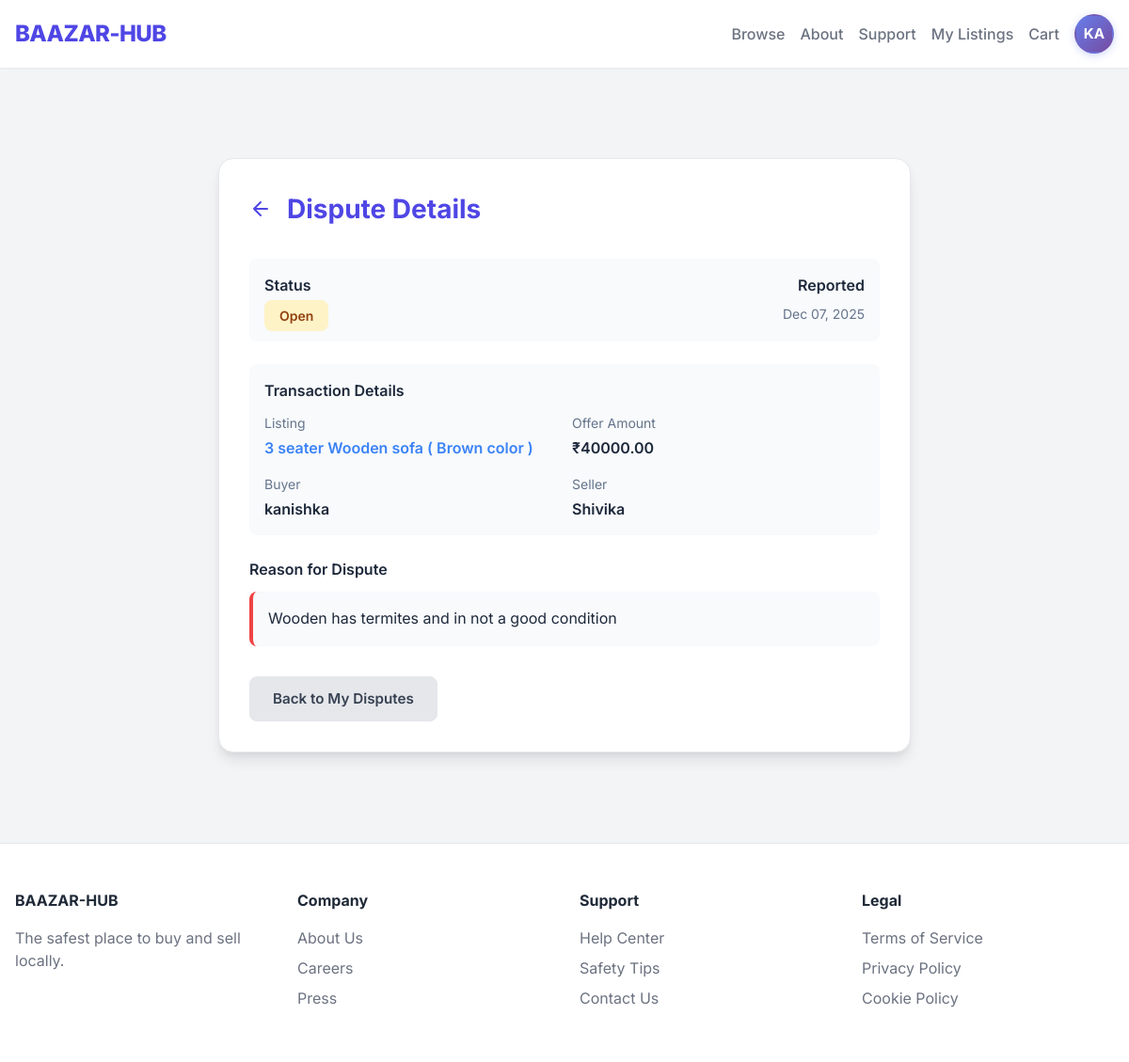
The app's page /disputes/3/ (signed in) with its own data.
### disputes/models.py (models this page shows, shortened)
class Dispute(models.Model):
    STATUS_CHOICES = [
        ('open', 'Open'),
        ('resolved', 'Resolved'),
        ('closed', 'Closed'),
    ]
    reporter = models.ForeignKey(User, on_delete=models.CASCADE, related_name='disputes_reported')
    transaction = models.ForeignKey(Offer, on_delete=models.CASCADE, related_name='disputes')
    reason = models.TextField()
    status = models.CharField(max_length=20, choices=STATUS_CHOICES, default='open')
    created_at = models.DateTimeField(auto_now_add=True)

### offers/models.py (models this page shows, shortened)
class Offer(models.Model):
    STATUS_CHOICES = [
        ('pending', 'Pending'),
        ('accepted', 'Accepted'),
        ('rejected', 'Rejected'),
    ]
    buyer = models.ForeignKey(User, on_delete=models.CASCADE, related_name='offers_made')
    listing = models.ForeignKey(Listing, on_delete=models.CASCADE, related_name='offers')
    amount = models.DecimalField(max_digits=10, decimal_places=2)
    status = models.CharField(max_length=20, choices=STATUS_CHOICES, default='pending')
    created_at = models.DateTimeField(auto_now_add=True)
    updated_at = models.DateTimeField(auto_now=True)

### listings/models.py (models this page shows, shortened)
class Listing(models.Model):
    STATUS_CHOICES = [
        ('pending', 'Pending'),
        ('approved', 'Approved'),
        ('rejected', 'Rejected'),
    ]
    title = models.CharField(max_length=255)
    description = models.TextField()
    price = models.DecimalField(max_digits=10, decimal_places=2)
    category = models.ForeignKey(Category, on_delete=models.SET_NULL, null=True, related_name='listings')
    seller = models.ForeignKey(User, on_delete=models.CASCADE, related_name='listings')
    status = models.CharField(max_length=20, choices=STATUS_CHOICES, default='pending')
    created_at = models.DateTimeField(auto_now_add=True)
    updated_at = models.DateTimeField(auto_now=True)
    flags = models.IntegerField(default=0)

### disputes/views.py (the view)
# urls.py: path('<int:dispute_id>/', dispute_detail, name='dispute_detail'),
@login_required
def dispute_detail(request, dispute_id):
    dispute = get_object_or_404(Dispute, id=dispute_id)
    if request.user != dispute.reporter and not request.user.is_staff:
        messages.error(request, "You don't have permission to view this dispute.")
        return redirect('user_profile')
    return render(request, 'disputes/dispute_detail.html', {'dispute': dispute})

### templates/disputes/dispute_detail.html (shortened to what this page needs)
{% extends 'base.html' %}
{% block content %}
<div style="max-width: 800px; margin: 2rem auto; padding: 2rem;">
    <div class="card" style="padding: 2rem; border-radius: 1rem; box-shadow: var(--shadow-lg);">
        <div style="display: flex; align-items: center; gap: 1rem; margin-bottom: 2rem;">
            <a href="{% url 'my_disputes' %}" style="color: var(--primary-color); text-decoration: none; display: flex; align-items: center;">
                <svg xmlns="http://www.w3.org/2000/svg" width="24" height="24" viewBox="0 0 24 24" fill="none" stroke="currentColor" stroke-width="2" stroke-linecap="round" stroke-linejoin="round">
                    <path d="M19 12H5M12 19l-7-7 7-7"></path>
                </svg>
            </a>
            <h2 style="font-size: 1.75rem; font-weight: 700; color: var(--primary-color); margin: 0;">Dispute Details</h2>
        </div>
        <div style="margin-bottom: 2rem;">
            <div style="display: flex; justify-content: space-between; align-items: start; margin-bottom: 1.5rem; padding: 1rem; background-color: #f8fafc; border-radius: 0.5rem;">
                <div>
                    <p style="font-weight: 600; color: #1e293b; margin: 0 0 0.5rem 0;">Status</p>
                    <span style="padding: 0.5rem 1rem; border-radius: 0.5rem; font-weight: 600; font-size: 0.875rem;
                        {% if dispute.status == 'open' %}background-color: #fef3c7; color: #92400e;
                        {% elif dispute.status == 'resolved' %}background-color: #d1fae5; color: #065f46;
                        {% else %}background-color: #e5e7eb; color: #374151;{% endif %}">
                        {{ dispute.get_status_display }}
                    </span>
                </div>
                <div style="text-align: right;">
                    <p style="font-weight: 600; color: #1e293b; margin: 0 0 0.5rem 0;">Reported</p>
                    <p style="color: #64748b; margin: 0; font-size: 0.875rem;">{{ dispute.created_at|date:"M d, Y" }}</p>
                </div>
            </div>
            <div style="margin-bottom: 1.5rem; padding: 1rem; background-color: #f8fafc; border-radius: 0.5rem;">
                <p style="font-weight: 600; color: #1e293b; margin: 0 0 0.75rem 0;">Transaction Details</p>
                <div style="display: grid; grid-template-columns: 1fr 1fr; gap: 1rem;">
                    <div>
                        <p style="color: #64748b; font-size: 0.875rem; margin: 0 0 0.25rem 0;">Listing</p>
                        <a href="{% url 'listing_detail' dispute.transaction.listing.pk %}" style="color: #3b82f6; font-weight: 600; text-decoration: none;">{{ dispute.transaction.listing.title }}</a>
                    </div>
                    <div>
                        <p style="color: #64748b; font-size: 0.875rem; margin: 0 0 0.25rem 0;">Offer Amount</p>
                        <p style="font-weight: 600; color: #1e293b; margin: 0;">₹{{ dispute.transaction.amount }}</p>
                    </div>
                    <div>
                        <p style="color: #64748b; font-size: 0.875rem; margin: 0 0 0.25rem 0;">Buyer</p>
                        <p style="font-weight: 600; color: #1e293b; margin: 0;">{{ dispute.transaction.buyer.username }}</p>
                    </div>
                    <div>
                        <p style="color: #64748b; font-size: 0.875rem; margin: 0 0 0.25rem 0;">Seller</p>
                        <p style="font-weight: 600; color: #1e293b; margin: 0;">{{ dispute.transaction.listing.seller.username }}</p>
                    </div>
                </div>
            </div>
            <div style="margin-bottom: 1.5rem;">
                <p style="font-weight: 600; color: #1e293b; margin: 0 0 0.75rem 0;">Reason for Dispute</p>
                <div style="padding: 1rem; background-color: #f8fafc; border-radius: 0.5rem; border-left: 4px solid #ef4444;">
                    <p style="color: #1e293b; margin: 0; white-space: pre-wrap; line-height: 1.6;">{{ dispute.reason }}</p>
                </div>
            </div>
        </div>
        <div style="display: flex; gap: 1rem;">
            <a href="{% url 'my_disputes' %}" class="btn btn-secondary" style="background-color: #e5e7eb; color: #374151; padding: 0.75rem 1.5rem; border-radius: 0.5rem; font-weight: 600; text-decoration: none; text-align: center;">
                Back to My Disputes
            </a>
        </div>
    </div>
</div>
{% endblock %}

### templates/base.html (shortened to what this page needs)
<!DOCTYPE html>
<html lang="en">
<head>
    {% load static %}
    <link rel="stylesheet" href="{% static 'css/style.css' %}">
</head>
<body>
    <nav class="navbar">
        <div class="container navbar-content">
            <a href="/" class="logo">BAAZAR-HUB</a>
            <ul class="nav-links">
                <li><a href="/" class="nav-link">Browse</a></li>
                <li><a href="#" class="nav-link">About</a></li>
                <li><a href="#" class="nav-link">Support</a></li>
                {% if user.is_authenticated %}
                <li><a href="{% url 'my_listings' %}" class="nav-link">My Listings</a></li>
                <li><a href="{% url 'cart_view' %}" class="nav-link">Cart</a></li>
                <li class="profile-dropdown-container" style="position: relative; list-style: none;">
                    <div class="profile-icon"
                         style="width: 42px; height: 42px; border-radius: 50%; background: linear-gradient(135deg, #667eea 0%, #764ba2 100%); color: white; display: flex; align-items: center; justify-content: center; font-weight: 700; font-size: 0.95rem; cursor: pointer; transition: all 0.3s ease; border: 2px solid transparent; box-shadow: 0 2px 8px rgba(102, 126, 234, 0.3); position: relative;">
                        {{ user.username|slice:":2"|upper }}
                    </div>
                </li>
                {% else %}
                <li><a href="{% url 'login' %}" class="nav-link">Log In</a></li>
                <li><a href="{% url 'register' %}" class="btn btn-primary">Sign Up</a></li>
                {% endif %}
            </ul>
        </div>
    </nav>
    <main class="container" style="min-height: 80vh; padding-top: 2rem;">
        {% block content %}{% endblock %}
    </main>
    <footer class="footer">
        <div class="container footer-content">
            <div class="footer-col">
                <h4>BAAZAR-HUB</h4>
                <p style="color: var(--text-muted);">The safest place to buy and sell locally.</p>
            </div>
            <div class="footer-col">
                <h4>Company</h4>
                <ul>
                    <li><a href="#">About Us</a></li>
                    <li><a href="#">Careers</a></li>
                    <li><a href="#">Press</a></li>
                </ul>
            </div>
            <div class="footer-col">
                <h4>Support</h4>
                <ul>
                    <li><a href="#">Help Center</a></li>
                    <li><a href="#">Safety Tips</a></li>
                    <li><a href="#">Contact Us</a></li>
                </ul>
            </div>
            <div class="footer-col">
                <h4>Legal</h4>
                <ul>
                    <li><a href="#">Terms of Service</a></li>
                    <li><a href="#">Privacy Policy</a></li>
                    <li><a href="#">Cookie Policy</a></li>
                </ul>
            </div>
        </div>
    </footer>
</body>
</html>

### static/css/style.css (style rules this page uses)
:root { --primary-color: #4f46e5; --primary-hover: #4338ca; --secondary-color: #10b981; --accent-color: #f59e0b; --danger-color: #ef4444; --dark-bg: #111827; --light-bg: #f3f4f6; --card-bg: #ffffff; --text-main: #1f2937; --text-muted: #6b7280; --border-color: #e5e7eb; --glass-bg: rgba(255, 255, 255, 0.8); --glass-border: rgba(255, 255, 255, 0.3); --shadow-sm: 0 1px 2px 0 rgba(0, 0, 0, 0.05); --shadow-md: 0 4px 6px -1px rgba(0, 0, 0, 0.1), 0 2px 4px -1px rgba(0, 0, 0, 0.06); --shadow-lg: 0 10px 15px -3px rgba(0, 0, 0, 0.1), 0 4px 6px -2px rgba(0, 0, 0, 0.05); --font-family: 'Inter', system-ui, -apple-system, sans-serif; }
* { box-sizing: border-box; margin: 0; padding: 0; }
body { font-family: var(--font-family); background-color: var(--light-bg); color: var(--text-main); line-height: 1.5; }
a { text-decoration: none; color: inherit; }
ul { list-style: none; }
.container { max-width: 1200px; margin: 0 auto; padding: 0 1rem; }
.btn { display: inline-block; padding: 0.75rem 1.5rem; border-radius: 0.5rem; font-weight: 600; cursor: pointer; transition: all 0.2s ease; border: none; font-size: 0.95rem; }
.btn-secondary { background-color: white; color: var(--text-main); border: 1px solid var(--border-color); }
.card { background-color: var(--card-bg); border-radius: 1rem; box-shadow: var(--shadow-md); padding: 1.5rem; border: 1px solid var(--border-color); }
.navbar { background-color: var(--card-bg); box-shadow: var(--shadow-sm); position: sticky; top: 0; z-index: 100; }
.navbar-content { display: flex; justify-content: space-between; align-items: center; height: 4.5rem; }
.logo { font-size: 1.5rem; font-weight: 800; color: var(--primary-color); letter-spacing: -0.025em; }
.nav-links { display: flex; gap: 2rem; align-items: center; }
.nav-link { color: var(--text-muted); font-weight: 500; transition: color 0.2s; }
.footer { background-color: var(--card-bg); border-top: 1px solid var(--border-color); padding: 3rem 0; margin-top: 4rem; }
.footer-content { display: grid; grid-template-columns: repeat(auto-fit, minmax(200px, 1fr)); gap: 2rem; }
.footer-col h4 { margin-bottom: 1rem; color: var(--text-main); }
.footer-col ul li { margin-bottom: 0.5rem; }
.footer-col ul li a { color: var(--text-muted); }

### templates/base.html (style rules this page uses)
.profile-dropdown-container { position: relative !important; }
.nav-links { display: flex; align-items: center; gap: 1rem; }
.nav-links li { display: flex; align-items: center; }

### records on screen
Dispute: status "Open", created_at "Dec 07, 2025", transaction.listing "3 seater Wooden sofa ( Brown color )", transaction.amount "40000.00", transaction.buyer.username "kanishka", transaction.listing.seller.username "Shivika", reason "Wooden has termites and in not a good condition"

### other values on screen
{{ user.username|slice:":2"|upper }} "KA"
